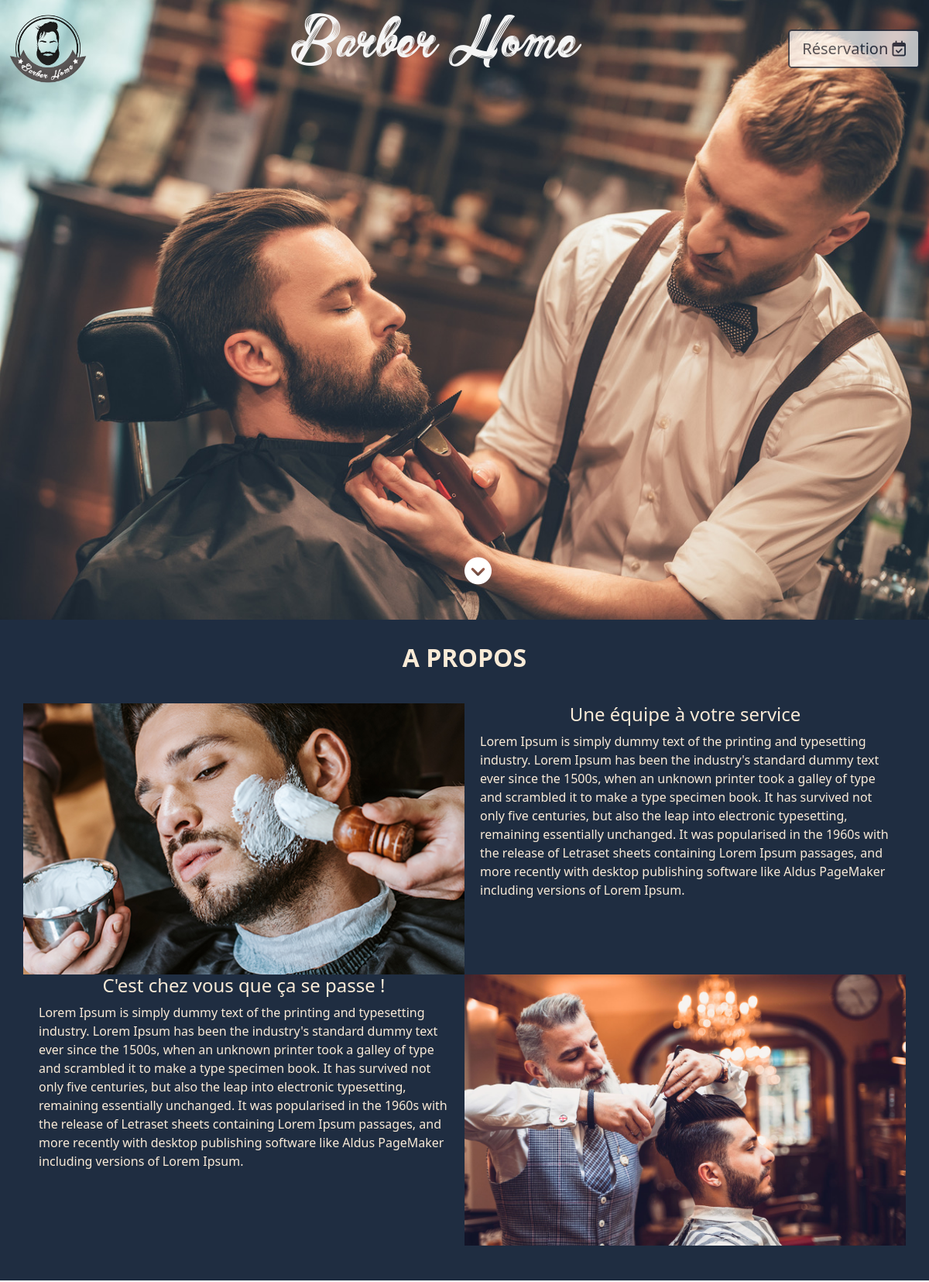
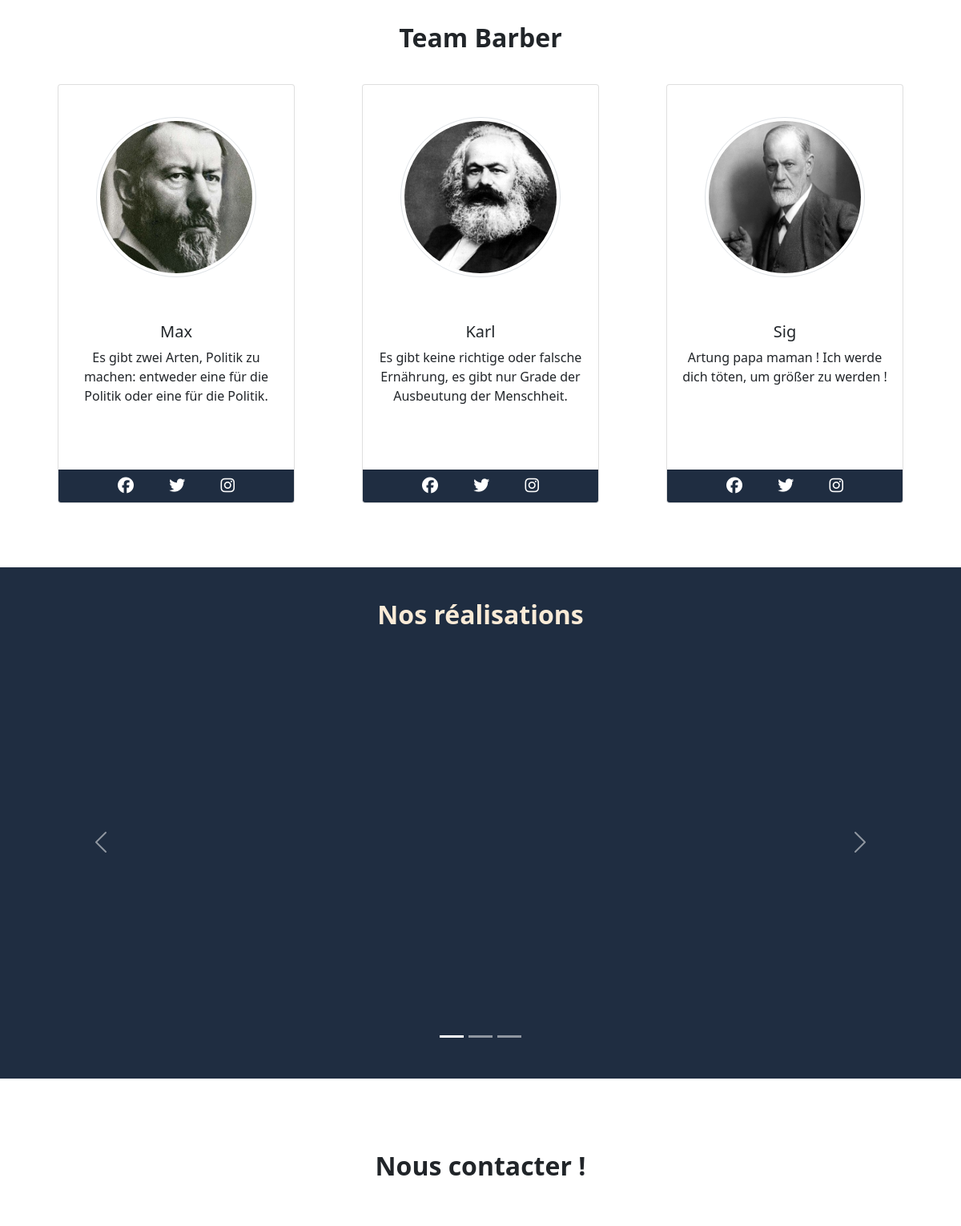
Page /content/index.php (upper part) on the committed database (2 pictures, top to bottom).
### tables this page shows
CREATE TABLE `section_nav` (
  `id` int(11) NOT NULL AUTO_INCREMENT,
  `item_logo` varchar(255) DEFAULT NULL,
  `item_1` varchar(255) DEFAULT NULL,
  `item_2` varchar(255) DEFAULT NULL,
  `item_3` varchar(255) DEFAULT NULL,
  `item_4` varchar(255) DEFAULT NULL,
  `title` varchar(50) DEFAULT NULL,
  `calendly` longblob DEFAULT NULL,
  PRIMARY KEY (`id`)
);

CREATE TABLE `section_apropos` (
  `id` int(11) NOT NULL AUTO_INCREMENT,
  `title` varchar(255) NOT NULL,
  `first_image` varchar(255) NOT NULL,
  `first_text` text NOT NULL,
  `second_image` varchar(255) NOT NULL,
  `second_text` text NOT NULL,
  `title_text_1` varchar(255) NOT NULL,
  `title_text_2` varchar(255) NOT NULL,
  PRIMARY KEY (`id`)
);

CREATE TABLE `section_team` (
  `photo_member` varchar(255) NOT NULL,
  `name_member` varchar(255) NOT NULL,
  `text_member` text NOT NULL,
  `facebook_member` varchar(255) NOT NULL,
  `twitter_member` varchar(255) NOT NULL,
  `insta_member` varchar(255) NOT NULL,
  `id` int(11) NOT NULL AUTO_INCREMENT,
  PRIMARY KEY (`id`)
);

### content/sql/DbConnect.php (called while the page is built, shortened)
<?php
class DbConnect {
    private $host = "mariadb";
    private $dbName = "niwee";
    private $user = "nKqRbHRcUsUYkX9FapA4HLYQ";
    private $password = "a7Hxy865CBydz9kUBM2tXGkF";
    public function __construct(){
        try{
            $this->_pdo = new \PDO('mysql:host='.$this->host.';dbname='.$this->dbName.';',$this->user,$this->password);
        }catch(\PDOException $e){
            echo 'conexion database error : '. $e->getMessage();
        }
    }
}

### content/sql/Sql.php (called while the page is built, shortened)
<?php
require_once 'DbConnect.php';
class Sql extends DbConnect
{
  public function getNav()
  {
    $request = $this->_pdo->query('SELECT * FROM section_nav');
    $request->execute();
    $navBar = $request->fetchAll();
    if(!empty($navBar)){
    return $navBar[0];
    }else{
    return $navBar;
    }
  }
  public function getSectionApropos()
  {
    $request = $this->_pdo->query('SELECT * FROM section_apropos');
    $request->execute();
    $Apropos = $request->fetchAll();
    if(!empty($Apropos)){
    return $Apropos[0];
    }else{
    return $Apropos;
    }
  }
  public function getSectionTeam()
  {
    $request = $this->_pdo->query('SELECT * FROM section_team');
    $request->execute();
    $teamCard = $request->fetchAll();
    return $teamCard;
  }
}

### content/index.php (the view, shortened to what this page needs)
<?php
require_once 'sql/Sql.php';
$sql = new Sql;
$navBar = $sql->getNav();
$Apropos = $sql->getSectionApropos();
$teamCard = $sql->getSectionTeam();
?>
<!DOCTYPE html>
<html lang="fr">
<head>
  <link href="https://cdn.jsdelivr.net/npm/bootstrap@5.0.1/dist/css/bootstrap.min.css" rel="stylesheet">
  <link rel="stylesheet" href="https://cdnjs.cloudflare.com/ajax/libs/font-awesome/4.7.0/css/font-awesome.min.css">
  <link rel="stylesheet" href="assets/css/style.css">
  <link rel="stylesheet" href="assets/fonts/Barber Street.ttf">
</head>
<body>
  <header class="container-fluid backgroundHead">
  <?php require_once 'template/header.php'; ?>
  <a id="arrow" href="#apropos" class="fas fa-chevron-circle-down"></a>
  </header>
  <section>
    <div id="apropos" class="bandeau">
      <h2><?php echo $Apropos['title']; ?></h2>
      <div class="container ">
        <div class="row">
          <div class="col-md-6 col-sm-12 img1 ">
          </div>
          <div class="col-md-6 col-sm-12 padding20RL">
            <h4>Une équipe à votre service</h4>
            <p>Lorem Ipsum is simply dummy text of the printing and typesetting industry.
              Lorem Ipsum has been the industry's standard dummy text ever since the 1500s, when an unknown
              printer took a galley of type and scrambled it to make a type specimen book. It has survived
              not only five centuries, but also the leap into electronic typesetting, remaining essentially
              unchanged. It was popularised in the 1960s with the release of Letraset sheets containing
              Lorem Ipsum passages, and more recently with desktop publishing software like Aldus
              PageMaker including versions of Lorem Ipsum.
            </p>
          </div>
        </div>
        <div class="row sec-container-reverse">
          <div class="col-md-6 col-sm-12 padding20RL">
            <h4>C'est chez vous que ça se passe !</h4>
            <p>Lorem Ipsum is simply dummy text of the printing and typesetting industry.
              Lorem Ipsum has been the industry's standard dummy text ever since the 1500s, when an unknown
              printer took a galley of type and scrambled it to make a type specimen book. It has survived
              not only five centuries, but also the leap into electronic typesetting, remaining essentially
              unchanged. It was popularised in the 1960s with the release of Letraset sheets containing
              Lorem Ipsum passages, and more recently with desktop publishing software like Aldus
              PageMaker including versions of Lorem Ipsum.
            </p>
          </div>
          <div class="col-md-6 col-sm-12 img2  ">
          </div>
        </div>
      </div>
    </div>
  </section>
  <section id="teamBarber">
    <h2>Team Barber</h2>
    <div class="container">
      <div class="row">
        <?php for ($i = 0; $i < count($teamCard); $i++): ?>
          <div class="col-lg-4">
            <div class="card">
              <img src="assets/img/<?php echo $teamCard[$i]['photo_member']; ?>.jpg" class="rounded-circle img-thumbnail " alt="profilePhoto" >
              <div class="card-body">
                <h5 class="card-title text-center"><?php echo $teamCard[$i]['name_member']; ?></h5>
                <p class="card-text text-center"><?php echo $teamCard[$i]['text_member']; ?></p>
              </div>
              <div class="card-footer">
                <div class="social">
                  <a href="https://www.facebook.com/" target="_blank"><i class="fa fa-facebook-official"></i></a>
                  <a href="https://twitter.com/?lang=fr" target="_blank"><i class="fa fa-twitter"></i></a>
                  <a href="https://www.instagram.com/?hl=fr" target="_blank"><i class="fa fa-instagram"></i></a>
                </div>
              </div>
            </div>
          </div>
        <?php endfor; ?>
      </div>
    </div>
  </section>
  <section class="bandeau-carousel" id="nosRéalisations">
    <h2>Nos réalisations </h2>
    <div class="container ">
      <div id="carousel" class="carousel slide" data-bs-ride="carousel">
        <div class="carousel-indicators">
          <button type="button" data-bs-target="#carousel" data-bs-slide-to="0" class="active" aria-current="true" aria-label="Slide 1"></button>
          <button type="button" data-bs-target="#carousel" data-bs-slide-to="1" aria-label="Slide 2"></button>
          <button type="button" data-bs-target="#carousel" data-bs-slide-to="2" aria-label="Slide 3"></button>
        </div>
        <div class="carousel-inner">
          <div class="carousel-item active">
            <img src="assets/img/test1final.jpg" alt="première image Carrousel">
          </div>
        </div>
        <button class="carousel-control-prev" type="button" data-bs-target="#carousel" data-bs-slide="prev">
          <span class="carousel-control-prev-icon" aria-hidden="true"></span>
        </button>
        <button class="carousel-control-next" type="button" data-bs-target="#carousel" data-bs-slide="next">
          <span class="carousel-control-next-icon" aria-hidden="true"></span>
        </button>
      </div>
    </div>
  </section>
  <section id="contact">
    <?php require_once('form/contact.php'); ?>
  </section>
  <link href="https://assets.calendly.com/assets/external/widget.css" rel="stylesheet">
</body>
</html>

### content/template/header.php (shortened to what this page needs)
<nav class="navbar navbar-expand-lg  navbar-light justify-content-center fixed-top">
  <div class="container-fluid">
    <a class="navbar-brand mx-auto "  href="#"> <img src="assets/img/<?php echo $navBar['item_logo']; ?>.png" alt="" width="100" height="100" class="logo d-inline-block"></a>
    <div class="collapse navbar-collapse " id="navbarSupportedContent">
      <ul class="navbar-nav mx-auto   navbar-light ">
        <h1 class="title"><?php echo $navBar['title']; ?></h1>
      </ul>
    </div>
    <button id="calendly-btn" class="btn-lg btn-outline-light mx-auto" type="submit">Réservation <i class="far fa-calendar-check"></i></button>
  </div>
</nav>

### content/assets/css/style.css (style rules this page uses)
html { padding: 0px; margin: 0px; }
.padding20RL { padding: 0 20px; }
.backgroundHead { position: relative; background: url('/assets/img/background.jpeg'); height: 100vh; background-position: center center; background-repeat: no-repeat; background-size: cover; }
section { margin: 0 0 30px 0; }
h1 { text-align: center; font-family: "Barber Street"; font-weight: 100; font-size: 80px; color: whitesmoke; }
h2 { font-weight: bolder; text-align: center; }
.bandeau h2 { margin-bottom: 40px; }
.bandeau { text-align: center; padding: 30px 25px 45px 25px; margin: 0 0 30px 0; background-color: #1F2D41; color: antiquewhite; }
.btn-lg { background-color: #ffffff; color: #1F2D41; border: 2px solid #1F2D41; opacity: 70%; }
.logo { color: black; }
.navbar { transition: 1s; }
#arrow { position: absolute; top: 90%; left: 50%; font-size: 35px; text-decoration: none; color: #ffffff; }
#apropos p { text-align: left !important; color: antiquewhite; }
#teamBarber .card-body { height: 200px; }
#teamBarber .card img { height: 200px; width: 200px; margin: 40px auto 40px; }
#teamBarber .social a { margin: 0 10px; display: inline-block; }
#teamBarber .social { margin: 0px auto; }
#teamBarber .card { margin: 30px 30px 50px 30px; text-align: center; }
#teamBarber .card i { font-size: 20px; color: white; padding: 0 10px; }
#teamBarber .card-footer { background-color: #1F2D41; }
.bandeau-carousel { text-align: center; padding: 40px 0 70px 0; background-color: #1F2D41; color: antiquewhite; }
.bandeau-carousel h2 { margin-bottom: 40px; }
.carousel-inner img { height: 450px; object-fit: cover; width: 100%; }
.carousel-indicators { bottom: -45px; }
#contact { padding: 30px 0; }
@media (min-width: 801px) and (max-width: 1399px) { .backgroundHead { background-position: 20% center; } }

### rows in the picture
section_nav: item_logo (picture), title "Barber Home"
section_apropos: title "A PROPOS"
section_team: photo_member (picture), name_member "Max", text_member "Es gibt zwei Arten, Politik zu machen: entweder eine für die Politik oder eine für die Politik."
section_team: photo_member (picture), name_member "Karl", text_member "Es gibt keine richtige oder falsche Ernährung, es gibt nur Grade der Ausbeutung der Menschheit."
section_team: photo_member (picture), name_member "Sig", text_member "Artung papa maman ! Ich werde dich töten, um größer zu werden !"
